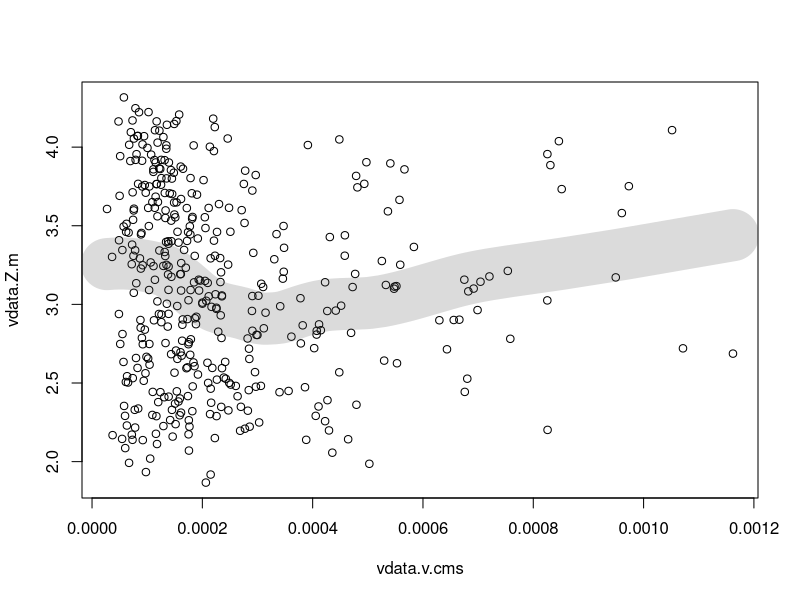
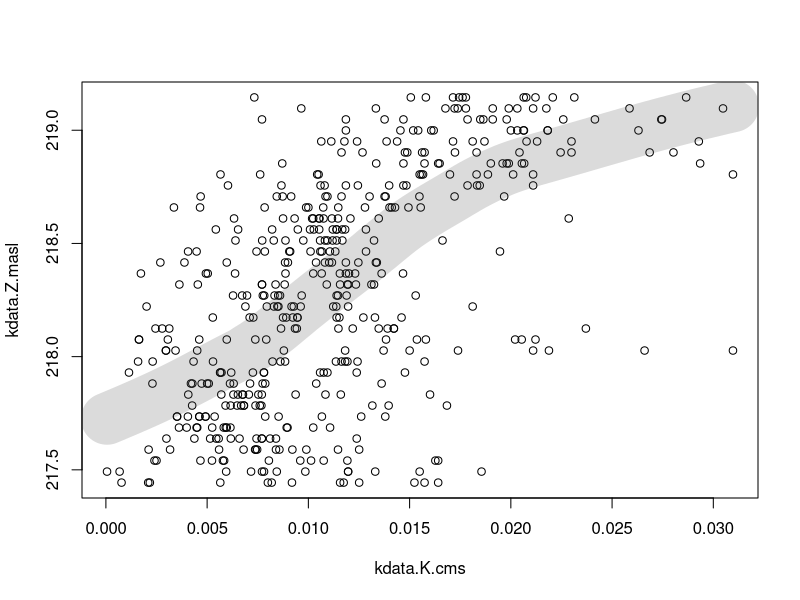

Reproduce these figures in R, in order.
#set working directory
setwd("C:/Users/efang/OneDrive - University of Kansas/GEOL 503/Project")
getwd()

#read in data 
kdata <- read.csv("ParedDown_K.csv")
vdata <- read.csv("ParedDown_v.csv")


#Convert Vdata column from cm/d to cm/s
vdata$v.cms <- vdata$v.cmd / (24 * 3600)

#plot vdata on xy plot with line
par(mfrow=c(1,1)) 
vdataplot <- data.frame(vdata$v.cms,vdata$Z.m)
vdataplot <- na.omit(vdataplot)
vnalin <- lowess(vdataplot)
plot(vdataplot)
lines(vnalin, col=grey(level=0.3,alpha=0.2),lwd=50)

#plot kdata on xy plot with line
par(mfrow=c(1,1)) 
kdataplot <- data.frame(kdata$K.cms,kdata$Z.masl)
kdataplot <- na.omit(kdataplot)
knalin <- lowess(kdataplot)
plot(kdataplot)
lines(knalin,  col=grey(level=0.3,alpha=0.2),lwd=50)
